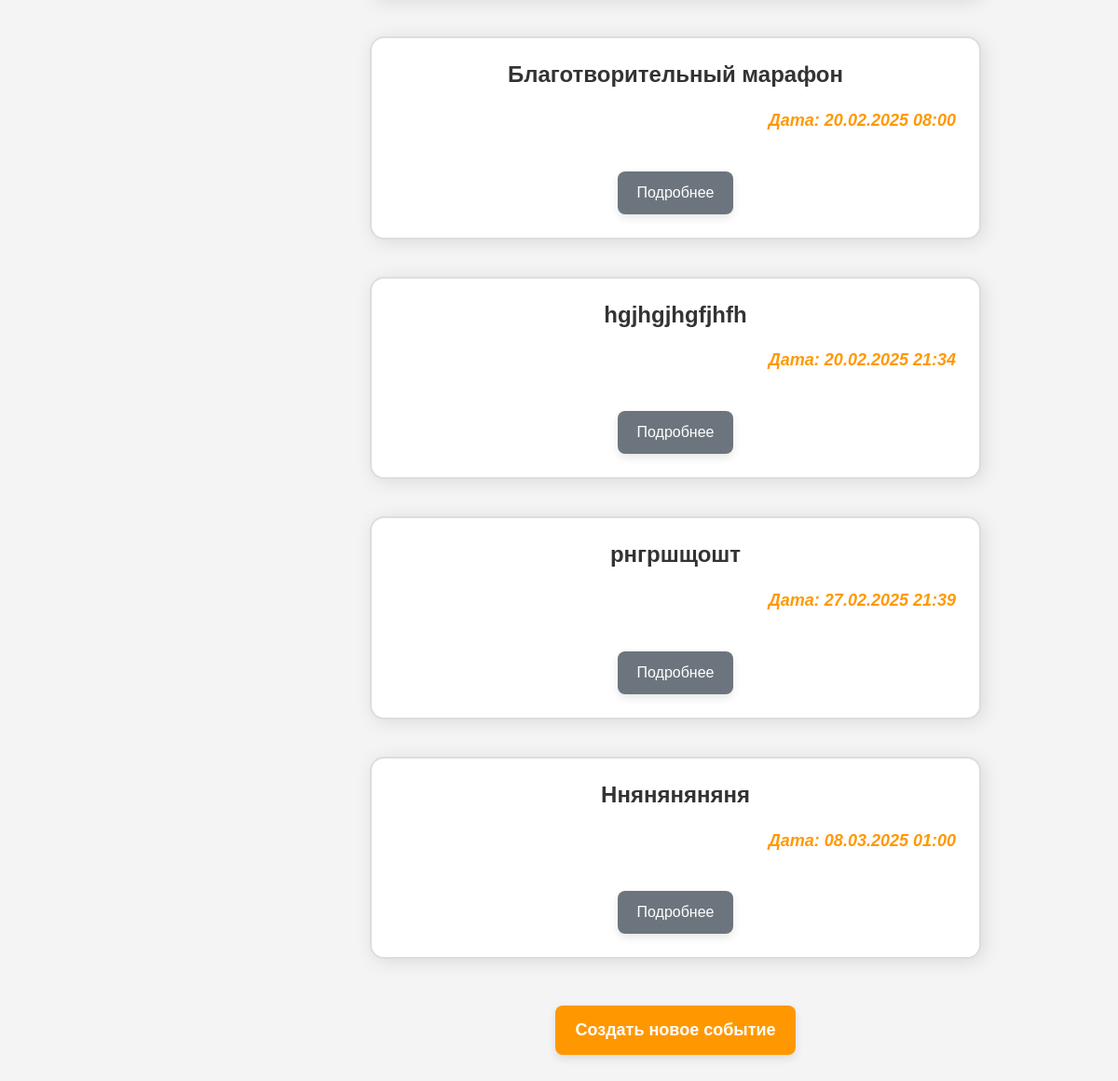
/events/ (lower part), run on an earlier commit of the app's database.
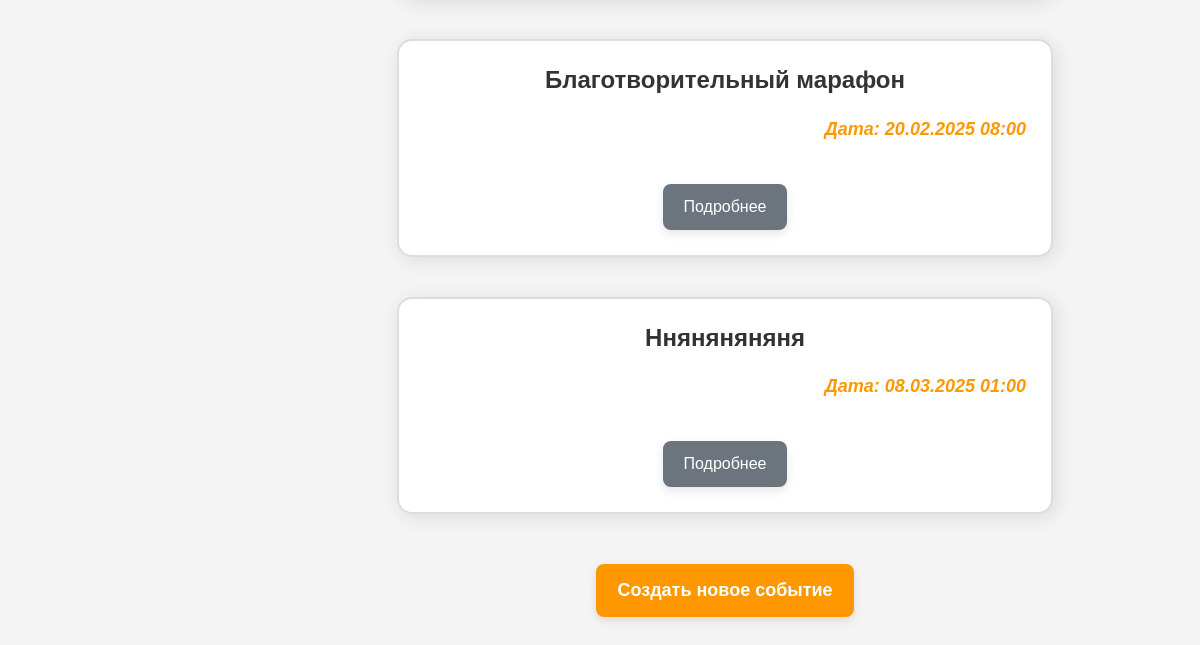
And on a later commit of the database.
### events/models.py (models this page shows, shortened)
class Articles(models.Model):
    title = models.CharField(max_length=200, verbose_name="Название события")
    description = models.TextField(verbose_name="Полное описание")
    published_date = models.DateTimeField(verbose_name="Дата публикации")
    class Meta:
        verbose_name = "Событие"
        verbose_name_plural = "События"

### events/views.py (the view)
# urls.py: path('', views.events_home, name='events_home'),
def events_home(request):
    events = Articles.objects.order_by('published_date')
    return render(request, 'events/events_home.html', {'events': events})

### events/templates/events/events_home.html (shortened to what this page needs)
{% extends 'main/layout.html'%}
{% block content %}
{% if events%}
<div class="events-container">
    {% for el in events %}
    <div class="article-container">
        <h3 class="article-title">{{ el.title }}</h3>
        <p class="article-date">Дата: {{ el.published_date|date:"d.m.Y H:i" }}</p>
         <div class="event-buttons">
            <a href="{% url 'event_detail' el.id %}" class="btn btn-detail">Подробнее</a>
        </div>
    </div>
    {% endfor %}
</div>
{% else %}
<p>У вас нет записей!</p>
{% endif %}
<div class="add-event-container">
    <a href="{% url 'create_event' %}" class="btn btn-add-event">Создать новое событие</a>
</div>
{% endblock %}

What changed in the data, as far as the page shows it:
removed Articles: title "hgjhgjhgfjhfh", published_date "20.02.2025 21:34"
removed Articles: title "рнгршщошт", published_date "27.02.2025 21:39"
